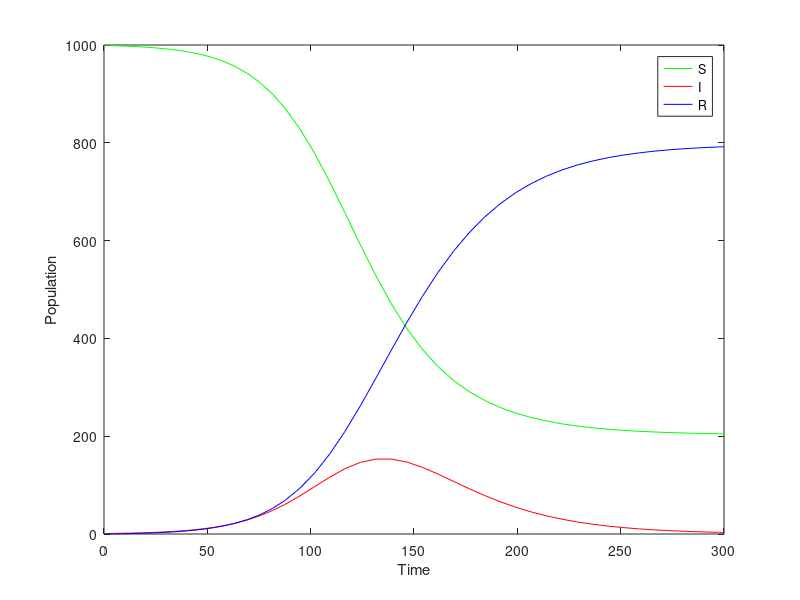

Recreate this plot in MATLAB.
beta=0.1;
alpha=0.05;
N=1000;

tspan=[0 300];
x0=[999, 1, 0];

sir_eqn=@(t,x) [
- beta*x(1)*x(2)/N;
beta*x(1)*x(2)/N - alpha*x(2) ;
alpha*x(2) ;
];
[t, solution]=ode45(sir_eqn,tspan,x0);

plot(t,solution(:, 1), "-g" ,t,solution(:, 2), "-r" , t,solution(:, 3), "-b" );
legend('S', 'I', 'R')
xlabel('Time')
ylabel('Population')
